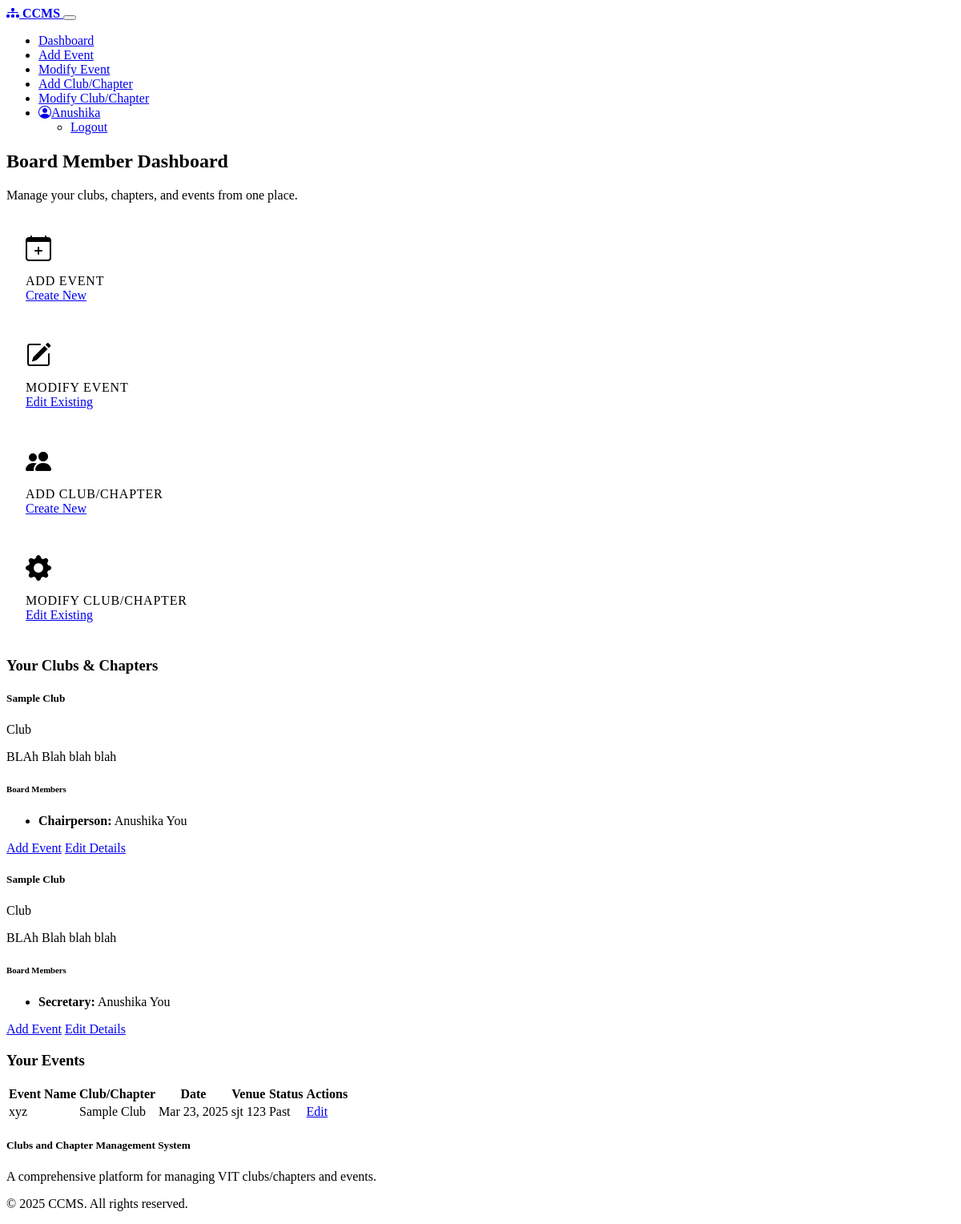
The app's page /board/dashboard (signed in) with its own data.
### models.py (models this page shows, shortened)
class User(UserMixin, db.Model):
    id = db.Column(db.Integer, primary_key=True)
    username = db.Column(db.String(64), unique=True, nullable=False)
    email = db.Column(db.String(120), unique=True, nullable=False)
    password_hash = db.Column(db.String(256), nullable=False)
    role = db.Column(db.String(20), nullable=False)  # 'student', 'board', 'dsw'
    clubs = db.relationship('ClubMember', back_populates='user')
    registrations = db.relationship('Registration', back_populates='user')

class Club(db.Model):
    id = db.Column(db.Integer, primary_key=True)
    name = db.Column(db.String(100), nullable=False)
    type = db.Column(db.String(20), nullable=False)  # 'club' or 'chapter'
    description = db.Column(db.Text, nullable=False)
    members = db.relationship('ClubMember', back_populates='club', cascade="all, delete-orphan")
    events = db.relationship('Event', back_populates='club', cascade="all, delete-orphan")
    created_at = db.Column(db.DateTime, default=datetime.utcnow)
    updated_at = db.Column(db.DateTime, default=datetime.utcnow, onupdate=datetime.utcnow)

class ClubMember(db.Model):
    id = db.Column(db.Integer, primary_key=True)
    club_id = db.Column(db.Integer, db.ForeignKey('club.id'), nullable=False)
    user_id = db.Column(db.Integer, db.ForeignKey('user.id'), nullable=False)
    position = db.Column(db.String(50), nullable=False)  # chairperson, vice chairperson, secretary, co-secretary, member
    club = db.relationship('Club', back_populates='members')
    user = db.relationship('User', back_populates='clubs')
    __table_args__ = (db.UniqueConstraint('club_id', 'user_id', name='unique_club_member'),)

class Event(db.Model):
    id = db.Column(db.Integer, primary_key=True)
    name = db.Column(db.String(100), nullable=False)
    description = db.Column(db.Text, nullable=False)
    venue = db.Column(db.String(100), nullable=False)
    date_from = db.Column(db.Date, nullable=False)
    date_to = db.Column(db.Date, nullable=False)
    time_from = db.Column(db.Time, nullable=False)
    time_to = db.Column(db.Time, nullable=False)
    poc = db.Column(db.String(100), nullable=False)  # Point of Contact
    club_id = db.Column(db.Integer, db.ForeignKey('club.id'), nullable=False)
    created_by = db.Column(db.Integer, db.ForeignKey('user.id'), nullable=False)
    club = db.relationship('Club', back_populates='events')
    creator = db.relationship('User')
    registrations = db.relationship('Registration', back_populates='event', cascade="all, delete-orphan")
    created_at = db.Column(db.DateTime, default=datetime.utcnow)
    updated_at = db.Column(db.DateTime, default=datetime.utcnow, onupdate=datetime.utcnow)

### routes.py (the view)
@app.route('/board/dashboard')
@login_required
def board_dashboard():
    if current_user.role != 'board':
        flash('Access denied. You are not a board member.', 'danger')
        return redirect(url_for('index'))
    board_positions = ['chairperson', 'vice chairperson', 'secretary', 'co-secretary']
    memberships = ClubMember.query.filter(
        ClubMember.user_id == current_user.id,
        ClubMember.position.in_(board_positions)
    ).all()
    club_ids = [m.club_id for m in memberships]
    clubs = Club.query.filter(Club.id.in_(club_ids)).all()
    events = Event.query.filter(Event.club_id.in_(club_ids)).order_by(Event.date_from).all()
    return render_template('board/dashboard.html', clubs=clubs, events=events)

### app.py (called while the page is built)
@app.context_processor
def inject_now():
    return {'now': datetime.now}

### models.py (called while the page is built)
@login_manager.user_loader
def load_user(user_id):
    return User.query.get(int(user_id))

### Templates/board/dashboard.html (shortened to what this page needs)
{% extends 'base.html' %}
{% block content %}
<div class="row mb-4">
    <div class="col">
        <h2 class="mb-4">Board Member Dashboard</h2>
        <p class="lead">Manage your clubs, chapters, and events from one place.</p>
    </div>
</div>
<div class="row mb-5">
    <div class="col-md-3 mb-3">
        <div class="card h-100 stats-card bg-primary bg-opacity-25">
            <div class="card-body text-center">
                <div class="stats-icon">
                    <i class="bi bi-calendar-plus"></i>
                </div>
                <div class="stats-label">Add Event</div>
                <a href="{{ url_for('add_event') }}" class="btn btn-outline-primary mt-3">Create New</a>
            </div>
        </div>
    </div>
    <div class="col-md-3 mb-3">
        <div class="card h-100 stats-card bg-warning bg-opacity-25">
            <div class="card-body text-center">
                <div class="stats-icon">
                    <i class="bi bi-pencil-square"></i>
                </div>
                <div class="stats-label">Modify Event</div>
                <a href="{{ url_for('modify_event') }}" class="btn btn-outline-warning mt-3">Edit Existing</a>
            </div>
        </div>
    </div>
    <div class="col-md-3 mb-3">
        <div class="card h-100 stats-card bg-success bg-opacity-25">
            <div class="card-body text-center">
                <div class="stats-icon">
                    <i class="bi bi-people-fill"></i>
                </div>
                <div class="stats-label">Add Club/Chapter</div>
                <a href="{{ url_for('add_club') }}" class="btn btn-outline-success mt-3">Create New</a>
            </div>
        </div>
    </div>
    <div class="col-md-3 mb-3">
        <div class="card h-100 stats-card bg-info bg-opacity-25">
            <div class="card-body text-center">
                <div class="stats-icon">
                    <i class="bi bi-gear-fill"></i>
                </div>
                <div class="stats-label">Modify Club/Chapter</div>
                <a href="{{ url_for('modify_club') }}" class="btn btn-outline-info mt-3">Edit Existing</a>
            </div>
        </div>
    </div>
</div>
<h3 class="mb-4">Your Clubs & Chapters</h3>
<div class="row">
    {% if clubs %}
        {% for club in clubs %}
            <div class="col-md-6 mb-4">
                <div class="card h-100">
                    <div class="card-header d-flex justify-content-between align-items-center">
                        <h5 class="card-title mb-0">{{ club.name }}</h5>
                        <span class="badge bg-secondary">{{ club.type|capitalize }}</span>
                    </div>
                    <div class="card-body">
                        <p class="card-text">{{ club.description|truncate(150) }}</p>
                        <h6 class="mt-4 mb-3">Board Members</h6>
                        <ul class="list-unstyled">
                            {% for member in club.members %}
                                {% if member.position in ['chairperson', 'vice chairperson', 'secretary', 'co-secretary'] %}
                                    <li class="mb-2">
                                        <strong>{{ member.position|capitalize }}:</strong>
                                        {{ member.user.username }}
                                        {% if member.user.id == current_user.id %}
                                            <span class="badge bg-primary">You</span>
                                        {% endif %}
                                    </li>
                                {% endif %}
                            {% endfor %}
                        </ul>
                    </div>
                    <div class="card-footer d-flex justify-content-between">
                        <a href="{{ url_for('add_event') }}" class="btn btn-sm btn-outline-primary">Add Event</a>
                        <a href="{{ url_for('modify_club', club_id=club.id) }}" class="btn btn-sm btn-outline-secondary">Edit Details</a>
                    </div>
                </div>
            </div>
        {% endfor %}
    {% else %}
        <div class="col">
            <div class="alert alert-info">
                <p class="mb-0">You are not managing any clubs or chapters yet. <a href="{{ url_for('add_club') }}">Create one now</a>.</p>
            </div>
        </div>
    {% endif %}
</div>
<h3 class="mb-4 mt-5">Your Events</h3>
<div class="row">
    {% if events %}
        <div class="col-12">
            <div class="table-responsive">
                <table class="table table-hover">
                    <thead>
                        <tr>
                            <th>Event Name</th>
                            <th>Club/Chapter</th>
                            <th>Date</th>
                            <th>Venue</th>
                            <th>Status</th>
                            <th>Actions</th>
                        </tr>
                    </thead>
                    <tbody>
                        {% for event in events %}
                            <tr>
                                <td>{{ event.name }}</td>
                                <td>{{ event.club.name }}</td>
                                <td>
                                    {{ event.date_from.strftime('%b %d, %Y') }}
                                </td>
                                <td>{{ event.venue }}</td>
                                <td>
                                    {% set today = now().date() %}
                                    {% if event.date_from <= today and event.date_to >= today %}
                                        <span class="badge badge-ongoing">Ongoing</span>
                                    {% elif event.date_from > today %}
                                        <span class="badge badge-upcoming">Upcoming</span>
                                    {% else %}
                                        <span class="badge badge-past">Past</span>
                                    {% endif %}
                                </td>
                                <td>
                                    <a href="{{ url_for('modify_event', event_id=event.id) }}"
                                       class="btn btn-sm btn-outline-primary">Edit</a>
                                </td>
                            </tr>
                        {% endfor %}
                    </tbody>
                </table>
            </div>
        </div>
    {% else %}
        <div class="col">
            <div class="alert alert-info">
                <p class="mb-0">You haven't created any events yet. <a href="{{ url_for('add_event') }}">Create one now</a>.</p>
            </div>
        </div>
    {% endif %}
</div>
{% endblock %}

### Templates/base.html (shortened to what this page needs)
<!DOCTYPE html>
<html lang="en" data-bs-theme="dark">
<head>
    <link href="https://cdn.replit.com/agent/bootstrap-agent-dark-theme.min.css" rel="stylesheet">
    <link rel="stylesheet" href="https://cdn.jsdelivr.net/npm/bootstrap-icons@1.11.1/font/bootstrap-icons.css">
    <link rel="stylesheet" href="{{ url_for('static', filename='css/custom.css') }}">
</head>
<body>
    <header>
        <nav class="navbar navbar-expand-lg navbar-dark bg-dark">
            <div class="container">
                <a class="navbar-brand" href="{{ url_for('index') }}">
                    <i class="bi bi-diagram-3-fill me-2"></i>
                    CCMS
                </a>
                <button class="navbar-toggler" type="button" data-bs-toggle="collapse" data-bs-target="#navbarNav"
                    aria-controls="navbarNav" aria-expanded="false" aria-label="Toggle navigation">
                </button>
                <div class="collapse navbar-collapse" id="navbarNav">
                    <ul class="navbar-nav ms-auto">
                        {% if current_user.is_authenticated %}
                            {% if current_user.role == 'student' %}
                                <li class="nav-item">
                                    <a class="nav-link {% if request.endpoint == 'student_dashboard' %}active{% endif %}"
                                        href="{{ url_for('student_dashboard') }}">Dashboard</a>
                                </li>
                                <li class="nav-item">
                                    <a class="nav-link {% if request.endpoint == 'student_events' %}active{% endif %}"
                                        href="{{ url_for('student_events') }}">Events</a>
                                </li>
                                <li class="nav-item">
                                    <a class="nav-link {% if request.endpoint == 'student_clubs' %}active{% endif %}"
                                        href="{{ url_for('student_clubs') }}">Clubs</a>
                                </li>
                                <li class="nav-item">
                                    <a class="nav-link {% if request.endpoint == 'student_chapters' %}active{% endif %}"
                                        href="{{ url_for('student_chapters') }}">Chapters</a>
                                </li>
                            {% elif current_user.role == 'board' %}
                                <li class="nav-item">
                                    <a class="nav-link {% if request.endpoint == 'board_dashboard' %}active{% endif %}"
                                        href="{{ url_for('board_dashboard') }}">Dashboard</a>
                                </li>
                                <li class="nav-item">
                                    <a class="nav-link {% if request.endpoint == 'add_event' %}active{% endif %}"
                                        href="{{ url_for('add_event') }}">Add Event</a>
                                </li>
                                <li class="nav-item">
                                    <a class="nav-link {% if request.endpoint == 'modify_event' %}active{% endif %}"
                                        href="{{ url_for('modify_event') }}">Modify Event</a>
                                </li>
                                <li class="nav-item">
                                    <a class="nav-link {% if request.endpoint == 'add_club' %}active{% endif %}"
                                        href="{{ url_for('add_club') }}">Add Club/Chapter</a>
                                </li>
                                <li class="nav-item">
                                    <a class="nav-link {% if request.endpoint == 'modify_club' %}active{% endif %}"
                                        href="{{ url_for('modify_club') }}">Modify Club/Chapter</a>
                                </li>
                            {% endif %}
                            <li class="nav-item dropdown">
                                <a class="nav-link dropdown-toggle" href="#" id="userDropdown" role="button"
                                   data-bs-toggle="dropdown" aria-expanded="false">
                                    <i class="bi bi-person-circle me-1"></i>{{ current_user.username }}
                                </a>
                                <ul class="dropdown-menu dropdown-menu-end" aria-labelledby="userDropdown">
                                    <li><a class="dropdown-item" href="{{ url_for('logout') }}">Logout</a></li>
                                </ul>
                            </li>
                        {% endif %}
                    </ul>
                </div>
            </div>
        </nav>
    </header>
    <main class="py-4 content-wrapper">
        <div class="container">
            {% block content %}{% endblock %}
        </div>
    </main>
    <footer class="bg-dark text-light py-4 mt-auto">
        <div class="container">
            <div class="row">
                <div class="col-md-6">
                    <h5>Clubs and Chapter Management System</h5>
                    <p class="mb-0">A comprehensive platform for managing VIT clubs/chapters and events.</p>
                </div>
                <div class="col-md-6 text-md-end">
                    <p class="mb-0">&copy; 2025 CCMS. All rights reserved.</p>
                </div>
            </div>
        </div>
    </footer>
</body>
</html>

### Static/css/custom.css (style rules this page uses)
.content-wrapper { min-height: calc(100vh - 56px - 70px); }
.navbar-brand { font-weight: 700; }
.badge-past { background-color: var(--bs-secondary); }
.stats-card { border-radius: 10px; transition: all 0.3s ease; }
.stats-card .card-body { padding: 1.5rem; }
.stats-card .stats-icon { font-size: 2rem; margin-bottom: 0.75rem; }
.stats-card .stats-label { font-size: 1rem; text-transform: uppercase; letter-spacing: 0.05em; }

### records on screen
User: username "Anushika"
Club: name "Sample Club", type "Club", description "BLAh Blah blah blah"
ClubMember: position "Chairperson", user.username "Anushika"
Club: name "Sample Club", type "Club", description "BLAh Blah blah blah"
ClubMember: position "Secretary", user.username "Anushika"
Event: name "xyz", club.name "Sample Club", date_from "Mar 23, 2025", venue "sjt 123", date_to "Past"
